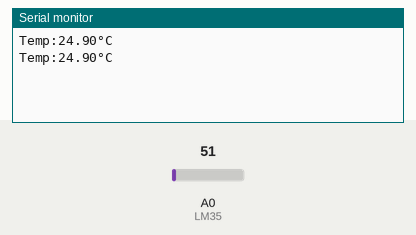
The sketch below on a simulated Arduino Uno, built with avr-gcc and run on an emulated ATmega328P. On the bench: the last lines printed to the serial monitor. Inputs (shaded band) come from the test bench; at power-on: A0 (LM35) = 51.

Above: at 1.8 s.
1.9 s: A0 (LM35) set to 61
At 2.8 s:
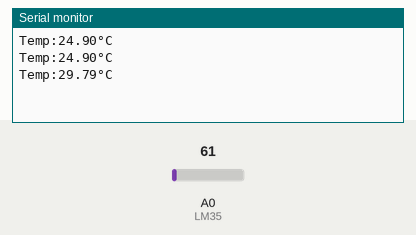
3.4 s: A0 (LM35) set to 71
At 4.4 s:
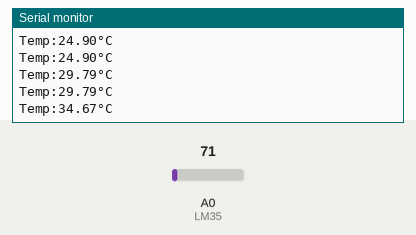
Timing chart, 0 to 6.4 s (numbered marks = the images above; inputs shaded):
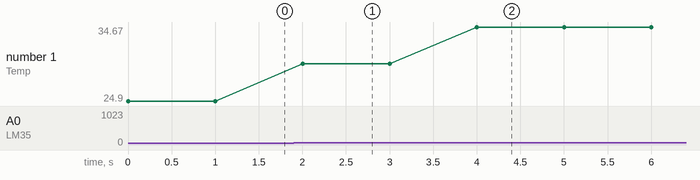

The sketch:

testLM35.ino
```cpp
void setup()
{
    Serial.begin(9600);//Set Baud Rate to 9600 bps
}

void loop()
{
    uint16_t val;
    double dat;
    val=analogRead(A0);//Connect LM35 on Analog 0
    dat = (double) val * (5/10.24);
    Serial.print("Temp:"); //Display the temperature on Serial monitor
    Serial.print(dat);
    Serial.println("°C");
    delay(1000);
}
```

Measured:
- after the input at 1.9 s, the serial monitor: prints a new line after 0.10 s (image 1)
- after the input at 3.4 s, the serial monitor: prints a new line after 0.60 s (image 2)
- plotted number 1: 24.9 → 29.79 after the input at 1.9 s, 29.79 → 34.67 after the input at 3.4 s
